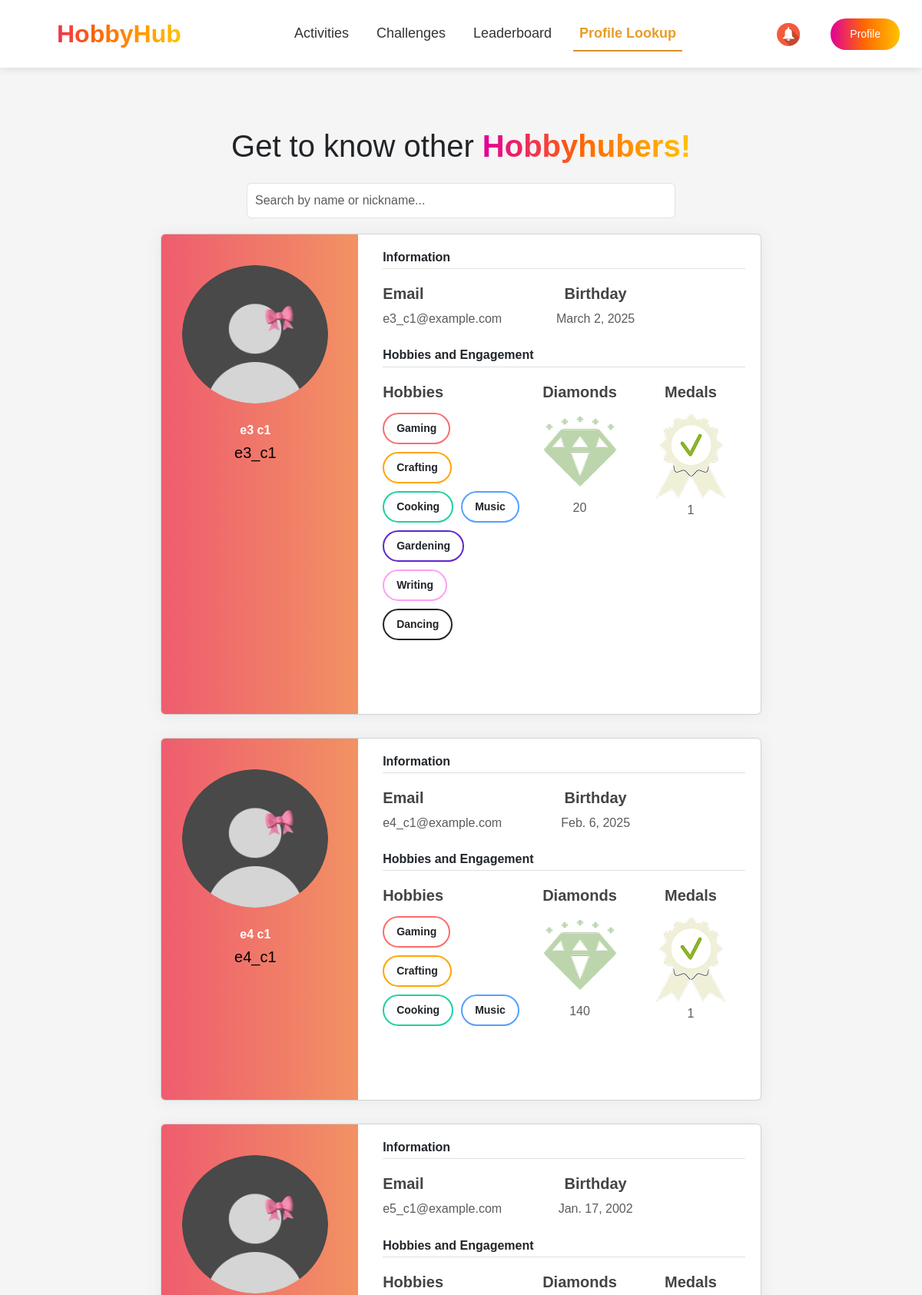
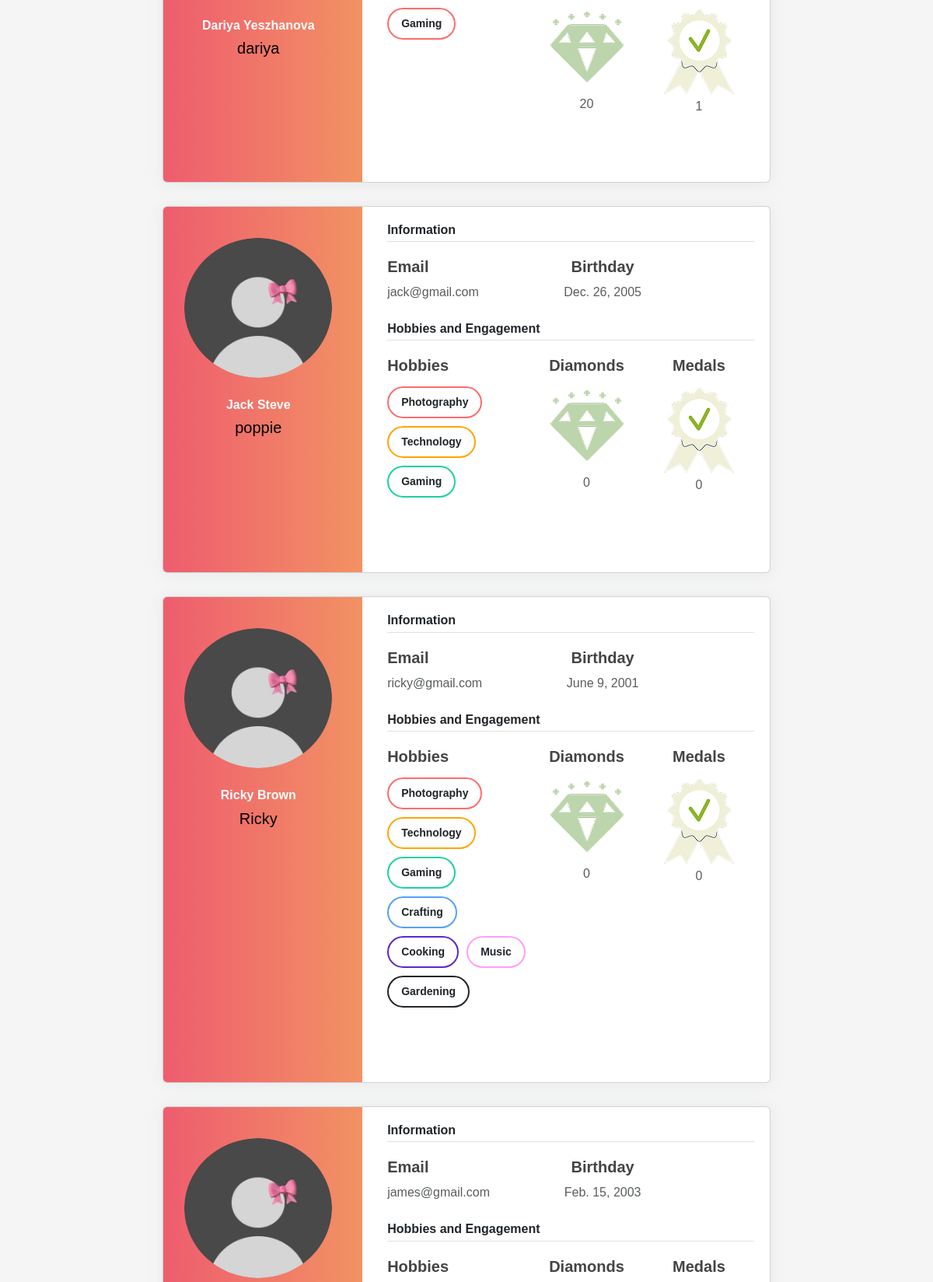
Page /profile_lookup/ (signed in, upper part) on the committed database (2 pictures, top to bottom).
### events/models.py (models this page shows, shortened)
class Employee(models.Model):
    nickname = models.CharField(max_length=100, primary_key=True, verbose_name="Nickname")
    name = models.CharField(max_length=255, verbose_name="Name")
    last_name = models.CharField(max_length=255, verbose_name="Last Name")
    number = models.CharField(max_length=20, verbose_name="Number")
    join_date = models.DateField(verbose_name="Join Date")
    date_of_birth = models.DateField(null=True, blank=True, verbose_name="Date of Birth")
    receive_sms_notifications = models.BooleanField(default=True, verbose_name="Receive SMS Notifications")
    receive_email_notifications = models.BooleanField(default=True, verbose_name="Receive Email Notifications")
    receive_reminders = models.BooleanField(default=True, verbose_name="Receive Reminders")
    social_id = models.CharField(max_length=255, blank=True, null=True)  # ID из социальной сети
    social_provider = models.CharField(max_length=50, blank=True, null=True)  # Провайдер (Google, Facebook и т.д.)
    company = models.ForeignKey(
        Company,
        to_field='company_id',
        on_delete=models.CASCADE,
        verbose_name="Company"
    )
    gender = models.CharField(max_length=10, choices=[('Male', 'Male'), ('Female', 'Female')], verbose_name="Gender")
    mail = models.EmailField(unique=True, verbose_name="Email")
    password = models.CharField(max_length=255, verbose_name="Password")
    is_approved = models.BooleanField(default=False, verbose_name="Approved")
    profile_photo = models.ImageField(upload_to='profile_photos/', null=True, blank=True, verbose_name="Profile Photo")
    hobbies = models.ManyToManyField(Hobby, blank=True, related_name='employees')
    diamonds = models.IntegerField(default=0, verbose_name="Diamonds")
    def completed_challenges_count(self):
        return self.challenge_progress.filter(is_completed=True).count()

class Hobby(models.Model):
    name = models.CharField(max_length=100, unique=True, verbose_name="Hobby Name")

### events/views.py (the view)
# urls.py: path('profile_lookup/', profile_lookup, name='profile_lookup'),
@role_required("employee")
@approval_required
def profile_lookup(request):
    nickname = request.session.get("nickname")
    if not nickname:
        return render(request, 'profile_lookup.html', {'employees': [], 'error': "User not found."})
    try:
        current_user = Employee.objects.filter(nickname=nickname).first()
        if not current_user:
            return render(request, 'profile_lookup.html', {'employees': [], 'error': "User not found."})
        employees = Employee.objects.filter(company=current_user.company, is_approved=True).exclude(nickname=nickname)
        hobbies = current_user.hobbies.all()
    except Employee.DoesNotExist:
        employees = []
        hobbies = []
    return render(request, 'profile_lookup.html', {
        'employees': employees,
        'hobbies': hobbies
    })

### events/views.py (called while the page is built)
def role_required(role):
    def decorator(view_func):
        @wraps(view_func)
        def wrapper(request, *args, **kwargs):
            if role == "employee" and not request.session.get("nickname"):
                return redirect(f"/sign_in/?next={request.get_full_path()}")
            if role == "organizer" and not request.session.get("company_id"):
                return redirect(f"/sign_in/?next={request.get_full_path()}")
            return view_func(request, *args, **kwargs)
        return wrapper
    return decorator

def approval_required(view_func):
    @wraps(view_func)
    def _wrapped_view(request, *args, **kwargs):
        nickname = request.session.get("nickname")
        if not nickname:
            return redirect("sign_in")
        user = Employee.objects.filter(nickname=nickname).first()
        if not user or not user.is_approved:
            return redirect("")
        return view_func(request, *args, **kwargs)
    return _wrapped_view

### events/templates/profile_lookup.html (shortened to what this page needs)
{% extends 'user_base.html' %}
{% load static %}
{% block extra_css %}
    <link rel="stylesheet" href="{% static 'css/profile_lookup.css' %}">
    <link rel="stylesheet" href="{% static 'css/sass_styles.css' %}">
    <link rel="stylesheet" href="https://cdn.jsdelivr.net/npm/bootstrap@5.3.0/dist/css/bootstrap.min.css">
    <link rel="stylesheet" href="{% static 'css/organizer-styles.css' %}">
    <link href="https://fonts.cdnfonts.com/css/gilroy-bold" rel="stylesheet">
    <link rel="stylesheet" href="https://cdn.jsdelivr.net/npm/swiper/swiper-bundle.min.css">
    {% endblock %}
{% block content %}
    <section class="profile_lookup">
        <div class="profiles">
            <h3 class="main-header">Get to know other <span class="gradient-text">Hobbyhubers!</span></h3>
            <div class="search-container">
                <input type="text" id="searchBar" placeholder="Search by name or nickname..." class="form-control">
            </div>
            <div class="cards">
                {% for employee in employees %}
                <div class="card user-card-full">
                    <div class="row m-l-0 m-r-0">
                        <div class="col-sm-4 bg-c-lite-green user-profile">
                            <div class="card-block text-center text-white">
                                <div class="m-b-25">
                                    <img src="{% if employee.profile_photo %}{{ employee.profile_photo.url }}{% else %}{% static 'images/profile_photo.png' %}{% endif %}" class="img-radius" alt="User-Profile-Image">
                                </div>
                                <h6 class="f-w-600">{{ employee.name }}<span> {{ employee.last_name }}</span></h6>
                                <p>{{ employee.nickname }}</p>
                            </div>
                        </div>
                        <div class="col-sm-8">
                            <div class="card-block">
                                <h6 class="m-b-20 p-b-5 b-b-default f-w-600">Information</h6>
                                <div class="row">
                                    <div class="col-sm-5">
                                        <p class="m-b-10 f-w-600">Email</p>
                                        <h6 class="text-muted f-w-400">{{ employee.mail }}</h6>
                                    </div>
                                    <div class="col-sm-4">
                                        <p class="m-b-10 f-w-600">Birthday</p>
                                        <h6 class="text-muted f-w-400">{{ employee.date_of_birth }}</h6>
                                    </div>
                                </div>
                                <h6 class="m-b-20 m-t-40 p-b-5 b-b-default f-w-600">Hobbies and Engagement</h6>
                                <div class="row">
                                    <div class="col-sm-5">
                                        <p class="m-b-10 f-w-600" style="padding-bottom: 4px;">Hobbies</p>
                                        <ul class="listed">
                                            {% for hobby in employee.hobbies.all %}
                                                <li>{{ hobby.name }}</li>
                                            {% endfor %}
                                        </ul>
                                    </div>
                                    <div class="col-sm-3">
                                        <p class="m-b-10 f-w-600">Diamonds</p>
                                        <img src="{% static 'images/sp_diamond.png' %}" class="img_diamond">
                                        <h6 class="text-muted f-w-400">{{ employee.diamonds }}</h6>
                                    </div>
                                    <div class="col-sm-4">
                                        <p class="m-b-10 f-w-600">Medals</p>
                                        <img src="{% static 'images/medal.png' %}" class="img_medal">
                                        <h6 class="text-muted f-w-400">{{ employee.completed_challenges_count }}</h6>                                      </div>
                                </div>
                                <ul class="social-link list-unstyled m-t-40 m-b-10">
                                    <li></li>
                                    <li></li>
                                    <li></li>
                                </ul>
                            </div>
                        </div>
                    </div>
            </div>
                {% endfor %}
            </div>
        </div>
    </section>
   {% endblock %}

### events/static/css/profile_lookup.css (style rules this page uses)
.user-card-full { overflow: hidden; }
.profile_lookup { margin-top: 150px; }
.cards { display: flex; flex-direction: column; align-items: center; }
.card { width:70%; border-radius: 5px; -webkit-box-shadow: 0 1px 20px 0 rgba(69,90,100,0.08); box-shadow: 0 1px 20px 0 rgba(69,90,100,0.08); border: none; margin-bottom: 30px; }
.m-r-0 { margin-right: 0px; }
.m-l-0 { margin-left: 0px; }
.user-card-full .user-profile { border-radius: 5px 0 0 5px; }
.bg-c-lite-green { background: -webkit-gradient(linear, left top, right top, from(#f29263), to(#ee5a6f)); background: linear-gradient(to right, #ee5a6f, #f29263); }
.user-profile { padding: 20px 0; }
.card-block { padding: 1.25rem; }
.m-b-25 { margin-bottom: 25px; }
.img-radius { border-radius: 50%; width: 190px; height: 180px; }
.main-header { width: 100%; height: 5rem; line-height: 5rem; font-size: 2.5rem; text-align: center; }
h6 { font-size: 14px; }
.card .card-block p { line-height: 25px; }
.b-b-default { border-bottom: 1px solid #e0e0e0; }
.m-b-20 { margin-bottom: 20px; }
.p-b-5 { padding-bottom: 5px !important; }
.m-b-10 { margin-bottom: 10px; color: #444; }
.text-muted { color: #919aa3 !important; }
.f-w-600 { font-weight: 600; }
.m-t-40 { margin-top: 20px; }
.m-b-10 { margin-bottom: 10px; }
.user-card-full .social-link li { display: inline-block; }
.col-sm-4 { text-align: center; justify-content: center; }
.col-sm-3 { text-align: center; justify-content: center; }
.img_diamond { padding: 9px 0; }
.listed { list-style: none; padding: 0; display: flex; flex-wrap: wrap; gap: 10px; }
.listed li { background: white; padding: 8px 16px; border-radius: 50px; border: 2px solid; font-size: 14px; font-weight: bold; text-align: center; display: inline-block; transition: 0.3s ease-in-out; }
.listed li:nth-child(1) { border-color: #ff6b6b; }
.listed li:nth-child(2) { border-color: #ffa502; }
.listed li:nth-child(3) { border-color: #1dd1a1; }
.listed li:nth-child(4) { border-color: #54a0ff; }
.listed li:nth-child(5) { border-color: #5f27cd; }
.listed li:nth-child(6) { border-color: #ff9ff3; }
.search-container { width: 100%; display: flex; justify-content: center; margin-bottom: 20px; }
#searchBar { width: 50%; padding: 10px; font-size: 16px; }

### events/static/css/organizer-styles.css (style rules this page uses)
body { font-family: 'Gilroy-Medium', sans-serif; background-color: #F5F5F5; }
body h1, h2, h3, h4,h5,h6, header { font-family: 'Gilroy-Bold', sans-serif; }
p { color: #000000; font-weight: 400; font-size: 20px; }
.gradient-text { background: linear-gradient(90deg, #E10098 0%, #FF6A00 50%, #FFC300 100%); -webkit-background-clip: text; -webkit-text-fill-color: transparent; font-weight: bold; }

### rows in the picture
Employee: name "e3", last_name "c1", nickname "e3_c1", mail "e3_c1@example.com", date_of_birth "March 2, 2025", diamonds "20", completed_challenges_count "1"
Hobby: name "Gaming"
Hobby: name "Crafting"
Hobby: name "Cooking"
Hobby: name "Music"
Hobby: name "Gardening"
Hobby: name "Writing"
Hobby: name "Dancing"
Employee: name "e4", last_name "c1", nickname "e4_c1", mail "e4_c1@example.com", date_of_birth "Feb. 6, 2025", diamonds "140", completed_challenges_count "1"
Employee: name "Dariya", last_name "Yeszhanova", nickname "dariya", mail "e5_c1@example.com", date_of_birth "Jan. 17, 2002", diamonds "20", completed_challenges_count "1"
Employee: name "Jack", last_name "Steve", nickname "poppie", mail "jack@gmail.com", date_of_birth "Dec. 26, 2005", diamonds "0", completed_challenges_count "0"
Hobby: name "Photography"
Hobby: name "Technology"
Employee: name "Ricky", last_name "Brown", nickname "Ricky", mail "ricky@gmail.com", date_of_birth "June 9, 2001", diamonds "0", completed_challenges_count "0"
Employee: mail "james@gmail.com", date_of_birth "Feb. 15, 2003"
